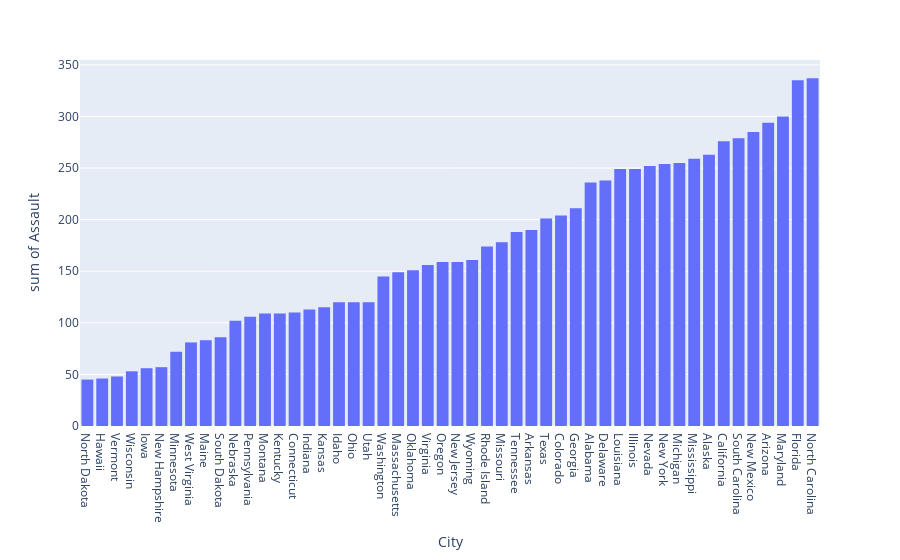
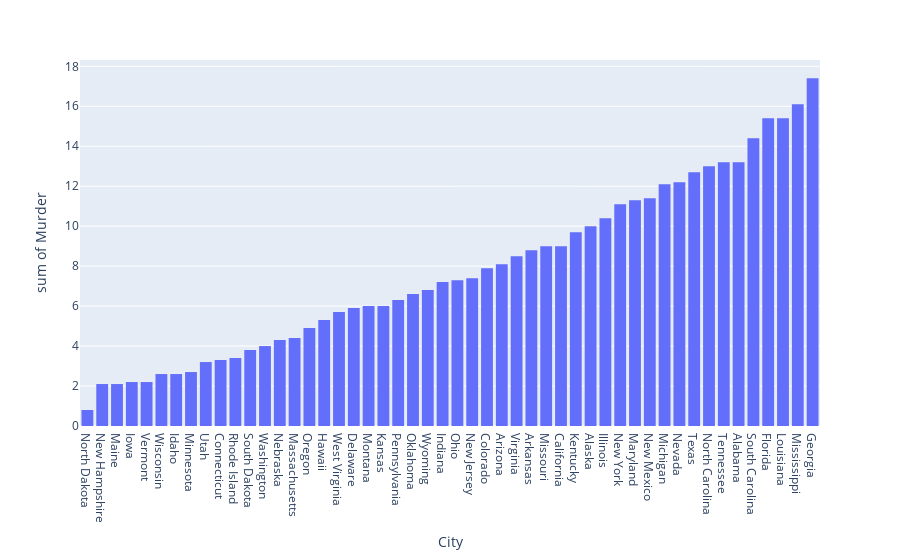
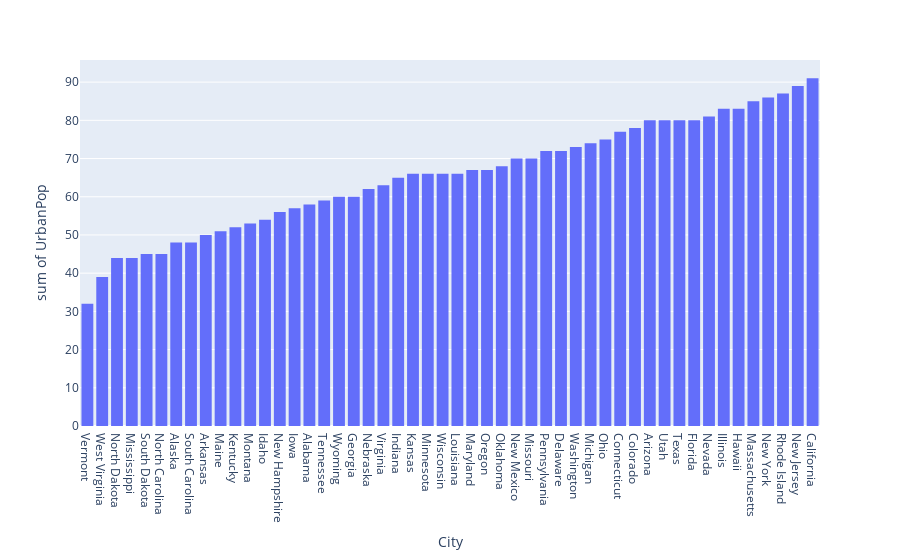
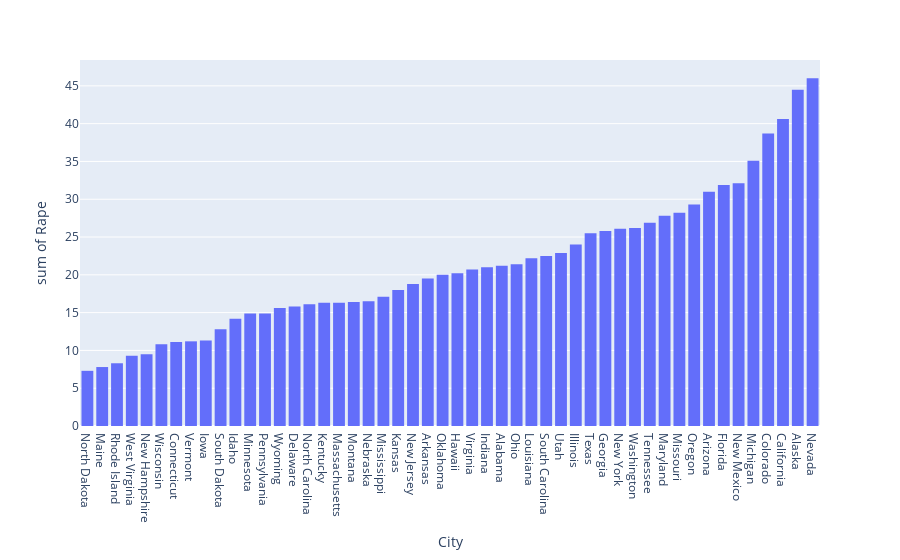

Source (notebook cell) for these figures, in order:
### Markdown cell above
### Exploring the data

### Code cell
#Sorted histrograms
fig1 = px.histogram(df.sort_values('Assault'), x="City", y="Assault")
fig2 = px.histogram(df.sort_values('Murder'), x="City", y="Murder")
fig3 = px.histogram(df.sort_values('UrbanPop'), x="City", y="UrbanPop")  
fig4 = px.histogram(df.sort_values('Rape'), x="City", y="Rape")

fig1.show()
fig2.show()
fig3.show()
fig4.show()

### Figure 1 — Plotly figure (JSON) as saved in the notebook; plotly's stock layout.template omitted (floating-point values rounded to 4 significant figures)
{"data": [{"alignmentgroup": "True", "bingroup": "x", "histfunc": "sum", "hovertemplate": "City=%{x}<br>sum of Assault=%{y}<extra></extra>", "legendgroup": "", "marker": {"color": "#636efa", "pattern": {"shape": ""}}, "name": "", "offsetgroup": "", "orientation": "v", "showlegend": false, "type": "histogram", "x": ["North Dakota", "Hawaii", "Vermont", "Wisconsin", "Iowa", "New Hampshire", "Minnesota", "West Virginia", "Maine", "South Dakota", "Nebraska", "Pennsylvania", "Montana", "Kentucky", "Connecticut", "Indiana", "Kansas", "Idaho", "Ohio", "Utah", "Washington", "Massachusetts", "Oklahoma", "Virginia", "Oregon", "New Jersey", "Wyoming", "Rhode Island", "Missouri", "Tennessee", "Arkansas", "Texas", "Colorado", "Georgia", "Alabama", "Delaware", "Louisiana", "Illinois", "Nevada", "New York", "Michigan", "Mississippi", "Alaska", "California", "South Carolina", "New Mexico", "Arizona", "Maryland", "Florida", "North Carolina"], "xaxis": "x", "y": [45, 46, 48, 53, 56, 57, 72, 81, 83, 86, 102, 106, 109, 109, 110, 113, 115, 120, 120, 120, 145, 149, 151, 156, 159, 159, 161, 174, 178, 188, 190, 201, 204, 211, 236, 238, 249, 249, 252, 254, 255, 259, 263, 276, 279, 285, 294, 300, 335, 337], "yaxis": "y"}], "layout": {"barmode": "relative", "legend": {"tracegroupgap": 0}, "margin": {"t": 60}, "xaxis": {"anchor": "y", "domain": [0, 1], "title": {"text": "City"}}, "yaxis": {"anchor": "x", "domain": [0, 1], "title": {"text": "sum of Assault"}}}}

### Figure 2 — Plotly figure (JSON) as saved in the notebook; plotly's stock layout.template omitted (floating-point values rounded to 4 significant figures)
{"data": [{"alignmentgroup": "True", "bingroup": "x", "histfunc": "sum", "hovertemplate": "City=%{x}<br>sum of Murder=%{y}<extra></extra>", "legendgroup": "", "marker": {"color": "#636efa", "pattern": {"shape": ""}}, "name": "", "offsetgroup": "", "orientation": "v", "showlegend": false, "type": "histogram", "x": ["North Dakota", "New Hampshire", "Maine", "Iowa", "Vermont", "Wisconsin", "Idaho", "Minnesota", "Utah", "Connecticut", "Rhode Island", "South Dakota", "Washington", "Nebraska", "Massachusetts", "Oregon", "Hawaii", "West Virginia", "Delaware", "Montana", "Kansas", "Pennsylvania", "Oklahoma", "Wyoming", "Indiana", "Ohio", "New Jersey", "Colorado", "Arizona", "Virginia", "Arkansas", "Missouri", "California", "Kentucky", "Alaska", "Illinois", "New York", "Maryland", "New Mexico", "Michigan", "Nevada", "Texas", "North Carolina", "Tennessee", "Alabama", "South Carolina", "Florida", "Louisiana", "Mississippi", "Georgia"], "xaxis": "x", "y": [0.8, 2.1, 2.1, 2.2, 2.2, 2.6, 2.6, 2.7, 3.2, 3.3, 3.4, 3.8, 4, 4.3, 4.4, 4.9, 5.3, 5.7, 5.9, 6, 6, 6.3, 6.6, 6.8, 7.2, 7.3, 7.4, 7.9, 8.1, 8.5, 8.8, 9, 9, 9.7, 10, 10.4, 11.1, 11.3, 11.4, 12.1, 12.2, 12.7, 13, 13.2, 13.2, 14.4, 15.4, 15.4, 16.1, 17.4], "yaxis": "y"}], "layout": {"barmode": "relative", "legend": {"tracegroupgap": 0}, "margin": {"t": 60}, "xaxis": {"anchor": "y", "domain": [0, 1], "title": {"text": "City"}}, "yaxis": {"anchor": "x", "domain": [0, 1], "title": {"text": "sum of Murder"}}}}

### Figure 3 — Plotly figure (JSON) as saved in the notebook; plotly's stock layout.template omitted (floating-point values rounded to 4 significant figures)
{"data": [{"alignmentgroup": "True", "bingroup": "x", "histfunc": "sum", "hovertemplate": "City=%{x}<br>sum of UrbanPop=%{y}<extra></extra>", "legendgroup": "", "marker": {"color": "#636efa", "pattern": {"shape": ""}}, "name": "", "offsetgroup": "", "orientation": "v", "showlegend": false, "type": "histogram", "x": ["Vermont", "West Virginia", "North Dakota", "Mississippi", "South Dakota", "North Carolina", "Alaska", "South Carolina", "Arkansas", "Maine", "Kentucky", "Montana", "Idaho", "New Hampshire", "Iowa", "Alabama", "Tennessee", "Wyoming", "Georgia", "Nebraska", "Virginia", "Indiana", "Kansas", "Minnesota", "Wisconsin", "Louisiana", "Maryland", "Oregon", "Oklahoma", "New Mexico", "Missouri", "Pennsylvania", "Delaware", "Washington", "Michigan", "Ohio", "Connecticut", "Colorado", "Arizona", "Utah", "Texas", "Florida", "Nevada", "Illinois", "Hawaii", "Massachusetts", "New York", "Rhode Island", "New Jersey", "California"], "xaxis": "x", "y": [32, 39, 44, 44, 45, 45, 48, 48, 50, 51, 52, 53, 54, 56, 57, 58, 59, 60, 60, 62, 63, 65, 66, 66, 66, 66, 67, 67, 68, 70, 70, 72, 72, 73, 74, 75, 77, 78, 80, 80, 80, 80, 81, 83, 83, 85, 86, 87, 89, 91], "yaxis": "y"}], "layout": {"barmode": "relative", "legend": {"tracegroupgap": 0}, "margin": {"t": 60}, "xaxis": {"anchor": "y", "domain": [0, 1], "title": {"text": "City"}}, "yaxis": {"anchor": "x", "domain": [0, 1], "title": {"text": "sum of UrbanPop"}}}}

### Figure 4 — Plotly figure (JSON) as saved in the notebook; plotly's stock layout.template omitted (floating-point values rounded to 4 significant figures)
{"data": [{"alignmentgroup": "True", "bingroup": "x", "histfunc": "sum", "hovertemplate": "City=%{x}<br>sum of Rape=%{y}<extra></extra>", "legendgroup": "", "marker": {"color": "#636efa", "pattern": {"shape": ""}}, "name": "", "offsetgroup": "", "orientation": "v", "showlegend": false, "type": "histogram", "x": ["North Dakota", "Maine", "Rhode Island", "West Virginia", "New Hampshire", "Wisconsin", "Connecticut", "Vermont", "Iowa", "South Dakota", "Idaho", "Minnesota", "Pennsylvania", "Wyoming", "Delaware", "North Carolina", "Kentucky", "Massachusetts", "Montana", "Nebraska", "Mississippi", "Kansas", "New Jersey", "Arkansas", "Oklahoma", "Hawaii", "Virginia", "Indiana", "Alabama", "Ohio", "Louisiana", "South Carolina", "Utah", "Illinois", "Texas", "Georgia", "New York", "Washington", "Tennessee", "Maryland", "Missouri", "Oregon", "Arizona", "Florida", "New Mexico", "Michigan", "Colorado", "California", "Alaska", "Nevada"], "xaxis": "x", "y": [7.3, 7.8, 8.3, 9.3, 9.5, 10.8, 11.1, 11.2, 11.3, 12.8, 14.2, 14.9, 14.9, 15.6, 15.8, 16.1, 16.3, 16.3, 16.4, 16.5, 17.1, 18, 18.8, 19.5, 20, 20.2, 20.7, 21, 21.2, 21.4, 22.2, 22.5, 22.9, 24, 25.5, 25.8, 26.1, 26.2, 26.9, 27.8, 28.2, 29.3, 31, 31.9, 32.1, 35.1, 38.7, 40.6, 44.5, 46], "yaxis": "y"}], "layout": {"barmode": "relative", "legend": {"tracegroupgap": 0}, "margin": {"t": 60}, "xaxis": {"anchor": "y", "domain": [0, 1], "title": {"text": "City"}}, "yaxis": {"anchor": "x", "domain": [0, 1], "title": {"text": "sum of Rape"}}}}
